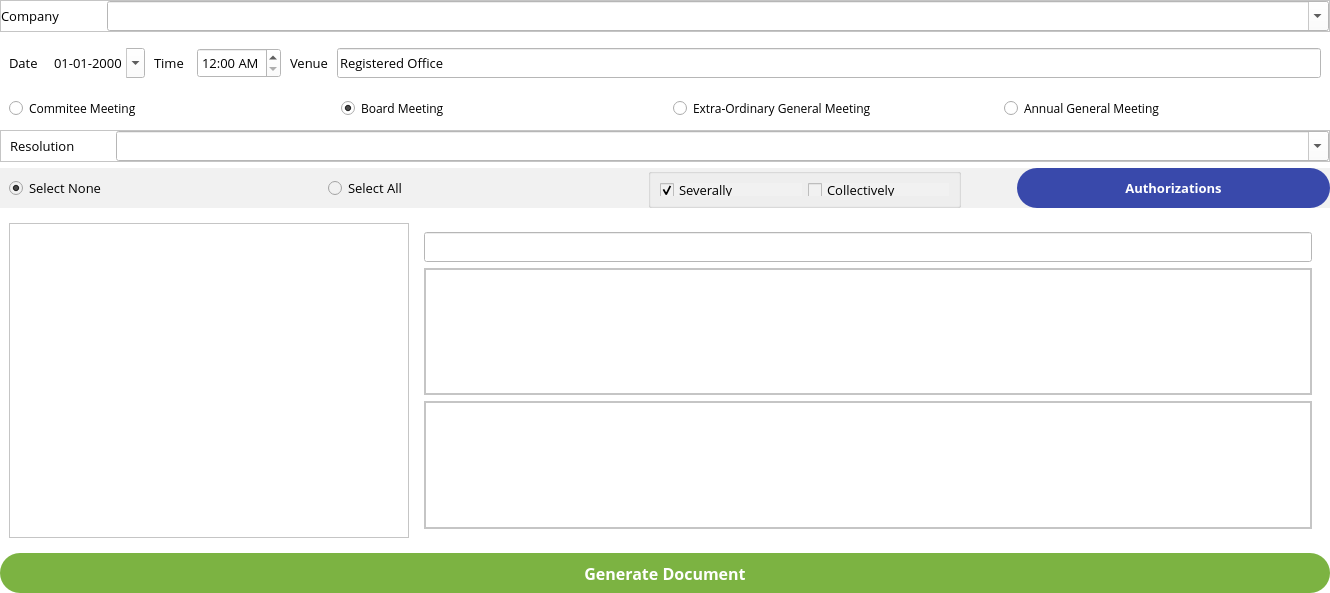
<?xml version="1.0" encoding="UTF-8"?>
<ui version="4.0">
 <class>Form</class>
 <widget class="QWidget" name="Form">
  <property name="geometry">
   <rect>
    <x>0</x>
    <y>0</y>
    <width>1330</width>
    <height>593</height>
   </rect>
  </property>
  <property name="windowTitle">
   <string>Quick Resolutions</string>
  </property>
  <property name="windowIcon">
   <iconset>
    <normaloff>../Icon/logo.png</normaloff>../Icon/logo.png</iconset>
  </property>
  <property name="styleSheet">
   <string notr="true">background-color: rgb(255, 255, 255);
color: rgb(0, 0, 0);</string>
  </property>
  <layout class="QGridLayout" name="gridLayout">
   <property name="leftMargin">
    <number>0</number>
   </property>
   <property name="topMargin">
    <number>0</number>
   </property>
   <property name="rightMargin">
    <number>0</number>
   </property>
   <property name="bottomMargin">
    <number>0</number>
   </property>
   <item row="3" column="0">
    <widget class="QWidget" name="widget" native="true">
     <property name="minimumSize">
      <size>
       <width>0</width>
       <height>50</height>
      </size>
     </property>
     <property name="maximumSize">
      <size>
       <width>16777215</width>
       <height>50</height>
      </size>
     </property>
     <property name="font">
      <font>
       <family>Open Sans</family>
       <pointsize>10</pointsize>
      </font>
     </property>
     <layout class="QHBoxLayout" name="horizontalLayout_4">
      <property name="spacing">
       <number>9</number>
      </property>
      <property name="leftMargin">
       <number>9</number>
      </property>
      <property name="topMargin">
       <number>9</number>
      </property>
      <property name="rightMargin">
       <number>9</number>
      </property>
      <property name="bottomMargin">
       <number>9</number>
      </property>
      <item>
       <widget class="QLabel" name="DateLabel">
        <property name="font">
         <font>
          <family>Open Sans</family>
          <pointsize>10</pointsize>
          <stylestrategy>PreferAntialias</stylestrategy>
         </font>
        </property>
        <property name="text">
         <string>Date </string>
        </property>
       </widget>
      </item>
      <item>
       <widget class="QDateEdit" name="DateSelection">
        <property name="minimumSize">
         <size>
          <width>0</width>
          <height>30</height>
         </size>
        </property>
        <property name="font">
         <font>
          <family>Open Sans</family>
          <pointsize>10</pointsize>
          <stylestrategy>PreferAntialias</stylestrategy>
         </font>
        </property>
        <property name="frame">
         <bool>false</bool>
        </property>
        <property name="buttonSymbols">
         <enum>QAbstractSpinBox::UpDownArrows</enum>
        </property>
        <property name="accelerated">
         <bool>false</bool>
        </property>
        <property name="correctionMode">
         <enum>QAbstractSpinBox::CorrectToPreviousValue</enum>
        </property>
        <property name="showGroupSeparator" stdset="0">
         <bool>true</bool>
        </property>
        <property name="currentSection">
         <enum>QDateTimeEdit::YearSection</enum>
        </property>
        <property name="displayFormat">
         <string>dd-MM-yyyy</string>
        </property>
        <property name="calendarPopup">
         <bool>true</bool>
        </property>
        <property name="currentSectionIndex">
         <number>2</number>
        </property>
       </widget>
      </item>
      <item>
       <widget class="QLabel" name="TimeLabel">
        <property name="font">
         <font>
          <family>Open Sans</family>
          <pointsize>10</pointsize>
          <stylestrategy>PreferAntialias</stylestrategy>
         </font>
        </property>
        <property name="text">
         <string>Time </string>
        </property>
       </widget>
      </item>
      <item>
       <widget class="QTimeEdit" name="TimeSelect">
        <property name="minimumSize">
         <size>
          <width>0</width>
          <height>30</height>
         </size>
        </property>
        <property name="font">
         <font>
          <family>Open Sans</family>
          <pointsize>10</pointsize>
          <stylestrategy>PreferAntialias</stylestrategy>
         </font>
        </property>
        <property name="frame">
         <bool>true</bool>
        </property>
        <property name="displayFormat">
         <string>h:mm AP</string>
        </property>
       </widget>
      </item>
      <item>
       <widget class="QLabel" name="VenueLabel">
        <property name="font">
         <font>
          <family>Open Sans</family>
          <pointsize>10</pointsize>
          <stylestrategy>PreferAntialias</stylestrategy>
         </font>
        </property>
        <property name="text">
         <string>Venue</string>
        </property>
       </widget>
      </item>
      <item>
       <widget class="QLineEdit" name="VenueSelect">
        <property name="minimumSize">
         <size>
          <width>0</width>
          <height>30</height>
         </size>
        </property>
        <property name="font">
         <font>
          <family>Open Sans</family>
          <pointsize>10</pointsize>
          <stylestrategy>PreferAntialias</stylestrategy>
         </font>
        </property>
        <property name="text">
         <string>Registered Office</string>
        </property>
       </widget>
      </item>
     </layout>
    </widget>
   </item>
   <item row="7" column="0">
    <widget class="QWidget" name="FieldView" native="true">
     <layout class="QGridLayout" name="gridLayout_4">
      <item row="0" column="0">
       <widget class="QScrollArea" name="Variables">
        <property name="maximumSize">
         <size>
          <width>400</width>
          <height>16777215</height>
         </size>
        </property>
        <property name="widgetResizable">
         <bool>true</bool>
        </property>
        <widget class="QWidget" name="variblesView">
         <property name="geometry">
          <rect>
           <x>0</x>
           <y>0</y>
           <width>398</width>
           <height>313</height>
          </rect>
         </property>
         <layout class="QVBoxLayout" name="verticalLayout_3"/>
        </widget>
       </widget>
      </item>
      <item row="0" column="1">
       <widget class="QWidget" name="widget_4" native="true">
        <layout class="QVBoxLayout" name="verticalLayout">
         <item>
          <widget class="QLineEdit" name="Title">
           <property name="minimumSize">
            <size>
             <width>0</width>
             <height>30</height>
            </size>
           </property>
           <property name="maximumSize">
            <size>
             <width>16777215</width>
             <height>30</height>
            </size>
           </property>
          </widget>
         </item>
         <item>
          <widget class="QScrollArea" name="scrollArea_2">
           <property name="widgetResizable">
            <bool>true</bool>
           </property>
           <widget class="QWidget" name="scrollAreaWidgetContents_2">
            <property name="geometry">
             <rect>
              <x>0</x>
              <y>0</y>
              <width>886</width>
              <height>125</height>
             </rect>
            </property>
            <layout class="QGridLayout" name="gridLayout_6">
             <property name="leftMargin">
              <number>0</number>
             </property>
             <property name="topMargin">
              <number>0</number>
             </property>
             <property name="rightMargin">
              <number>0</number>
             </property>
             <property name="bottomMargin">
              <number>0</number>
             </property>
             <item row="0" column="0">
              <widget class="QTextEdit" name="NarrationPreview">
               <property name="font">
                <font>
                 <family>Open Sans</family>
                 <pointsize>11</pointsize>
                 <stylestrategy>PreferAntialias</stylestrategy>
                </font>
               </property>
              </widget>
             </item>
            </layout>
           </widget>
          </widget>
         </item>
         <item>
          <widget class="QScrollArea" name="scrollArea_3">
           <property name="widgetResizable">
            <bool>true</bool>
           </property>
           <widget class="QWidget" name="scrollAreaWidgetContents_3">
            <property name="geometry">
             <rect>
              <x>0</x>
              <y>0</y>
              <width>886</width>
              <height>126</height>
             </rect>
            </property>
            <layout class="QGridLayout" name="gridLayout_5">
             <property name="leftMargin">
              <number>0</number>
             </property>
             <property name="topMargin">
              <number>0</number>
             </property>
             <property name="rightMargin">
              <number>0</number>
             </property>
             <property name="bottomMargin">
              <number>0</number>
             </property>
             <item row="0" column="0">
              <widget class="QTextEdit" name="ResolutionPreview">
               <property name="font">
                <font>
                 <family>Open Sans</family>
                 <pointsize>11</pointsize>
                 <stylestrategy>PreferAntialias</stylestrategy>
                </font>
               </property>
              </widget>
             </item>
            </layout>
           </widget>
          </widget>
         </item>
        </layout>
       </widget>
      </item>
     </layout>
    </widget>
   </item>
   <item row="5" column="0">
    <widget class="QFrame" name="Resolutions">
     <property name="maximumSize">
      <size>
       <width>16777215</width>
       <height>32</height>
      </size>
     </property>
     <property name="font">
      <font>
       <family>Open Sans</family>
       <pointsize>10</pointsize>
      </font>
     </property>
     <property name="frameShape">
      <enum>QFrame::StyledPanel</enum>
     </property>
     <property name="frameShadow">
      <enum>QFrame::Raised</enum>
     </property>
     <layout class="QHBoxLayout" name="horizontalLayout">
      <property name="leftMargin">
       <number>9</number>
      </property>
      <property name="topMargin">
       <number>0</number>
      </property>
      <property name="rightMargin">
       <number>0</number>
      </property>
      <property name="bottomMargin">
       <number>0</number>
      </property>
      <item>
       <widget class="QLabel" name="ResolutionsLabel">
        <property name="maximumSize">
         <size>
          <width>100</width>
          <height>20</height>
         </size>
        </property>
        <property name="font">
         <font>
          <family>Open Sans</family>
          <pointsize>10</pointsize>
          <stylestrategy>PreferAntialias</stylestrategy>
         </font>
        </property>
        <property name="text">
         <string>Resolution</string>
        </property>
       </widget>
      </item>
      <item>
       <widget class="QComboBox" name="ResolutionType">
        <property name="minimumSize">
         <size>
          <width>0</width>
          <height>30</height>
         </size>
        </property>
        <property name="font">
         <font>
          <family>Open Sans</family>
          <pointsize>10</pointsize>
          <stylestrategy>PreferAntialias</stylestrategy>
         </font>
        </property>
        <property name="editable">
         <bool>true</bool>
        </property>
        <property name="currentText">
         <string/>
        </property>
        <property name="frame">
         <bool>true</bool>
        </property>
       </widget>
      </item>
     </layout>
    </widget>
   </item>
   <item row="8" column="0">
    <widget class="QWidget" name="ButtonGroup" native="true">
     <property name="minimumSize">
      <size>
       <width>0</width>
       <height>40</height>
      </size>
     </property>
     <property name="maximumSize">
      <size>
       <width>16777215</width>
       <height>40</height>
      </size>
     </property>
     <property name="font">
      <font>
       <family>Open Sans</family>
       <pointsize>10</pointsize>
      </font>
     </property>
     <layout class="QHBoxLayout" name="horizontalLayout_3">
      <property name="leftMargin">
       <number>0</number>
      </property>
      <property name="topMargin">
       <number>0</number>
      </property>
      <property name="rightMargin">
       <number>0</number>
      </property>
      <property name="bottomMargin">
       <number>0</number>
      </property>
      <item>
       <widget class="QPushButton" name="GenerateDoc">
        <property name="sizePolicy">
         <sizepolicy hsizetype="Minimum" vsizetype="Expanding">
          <horstretch>0</horstretch>
          <verstretch>0</verstretch>
         </sizepolicy>
        </property>
        <property name="font">
         <font>
          <family>Open Sans</family>
          <pointsize>12</pointsize>
          <weight>75</weight>
          <bold>true</bold>
          <stylestrategy>PreferAntialias</stylestrategy>
         </font>
        </property>
        <property name="styleSheet">
         <string notr="true">color: rgb(255, 255, 255);
background-color:rgb(124,179,66);
border-radius:20</string>
        </property>
        <property name="text">
         <string>Generate Document</string>
        </property>
       </widget>
      </item>
     </layout>
    </widget>
   </item>
   <item row="0" column="0">
    <widget class="QFrame" name="CompanyWidget">
     <property name="maximumSize">
      <size>
       <width>16777215</width>
       <height>32</height>
      </size>
     </property>
     <property name="font">
      <font>
       <family>Open Sans</family>
       <pointsize>10</pointsize>
      </font>
     </property>
     <property name="frameShape">
      <enum>QFrame::StyledPanel</enum>
     </property>
     <property name="frameShadow">
      <enum>QFrame::Raised</enum>
     </property>
     <layout class="QHBoxLayout" name="horizontalLayout_2">
      <property name="leftMargin">
       <number>0</number>
      </property>
      <property name="topMargin">
       <number>0</number>
      </property>
      <property name="rightMargin">
       <number>0</number>
      </property>
      <property name="bottomMargin">
       <number>0</number>
      </property>
      <item>
       <widget class="QLabel" name="CompanyLabel">
        <property name="maximumSize">
         <size>
          <width>100</width>
          <height>20</height>
         </size>
        </property>
        <property name="font">
         <font>
          <family>Open Sans</family>
          <pointsize>10</pointsize>
          <stylestrategy>PreferAntialias</stylestrategy>
         </font>
        </property>
        <property name="text">
         <string>Company</string>
        </property>
       </widget>
      </item>
      <item>
       <widget class="QComboBox" name="CompanySelection">
        <property name="minimumSize">
         <size>
          <width>0</width>
          <height>30</height>
         </size>
        </property>
        <property name="font">
         <font>
          <family>Open Sans</family>
          <pointsize>10</pointsize>
          <stylestrategy>PreferAntialias</stylestrategy>
         </font>
        </property>
        <property name="styleSheet">
         <string notr="true"/>
        </property>
        <property name="editable">
         <bool>true</bool>
        </property>
        <property name="modelColumn">
         <number>0</number>
        </property>
       </widget>
      </item>
     </layout>
    </widget>
   </item>
   <item row="6" column="0">
    <widget class="QWidget" name="widget_2" native="true">
     <property name="minimumSize">
      <size>
       <width>0</width>
       <height>40</height>
      </size>
     </property>
     <property name="maximumSize">
      <size>
       <width>16777215</width>
       <height>50</height>
      </size>
     </property>
     <property name="font">
      <font>
       <family>Open Sans</family>
       <pointsize>10</pointsize>
      </font>
     </property>
     <property name="styleSheet">
      <string notr="true">background-color: rgb(241, 241, 241);</string>
     </property>
     <layout class="QGridLayout" name="gridLayout_2">
      <property name="leftMargin">
       <number>9</number>
      </property>
      <property name="topMargin">
       <number>0</number>
      </property>
      <property name="rightMargin">
       <number>0</number>
      </property>
      <property name="bottomMargin">
       <number>0</number>
      </property>
      <item row="0" column="7">
       <widget class="QPushButton" name="Authorizaton">
        <property name="sizePolicy">
         <sizepolicy hsizetype="Minimum" vsizetype="Expanding">
          <horstretch>0</horstretch>
          <verstretch>0</verstretch>
         </sizepolicy>
        </property>
        <property name="font">
         <font>
          <family>Open Sans</family>
          <pointsize>10</pointsize>
          <weight>75</weight>
          <bold>true</bold>
          <stylestrategy>PreferAntialias</stylestrategy>
         </font>
        </property>
        <property name="styleSheet">
         <string notr="true">background-color: rgb(57,73,171);
color: rgb(255, 255, 255);
border-radius:20</string>
        </property>
        <property name="text">
         <string>Authorizations</string>
        </property>
       </widget>
      </item>
      <item row="0" column="4">
       <widget class="QRadioButton" name="SelectAll">
        <property name="font">
         <font>
          <family>Open Sans</family>
          <pointsize>10</pointsize>
          <stylestrategy>PreferAntialias</stylestrategy>
         </font>
        </property>
        <property name="text">
         <string>Select All</string>
        </property>
       </widget>
      </item>
      <item row="0" column="0">
       <widget class="QRadioButton" name="SelectNone">
        <property name="font">
         <font>
          <family>Open Sans</family>
          <pointsize>10</pointsize>
          <stylestrategy>PreferAntialias</stylestrategy>
         </font>
        </property>
        <property name="text">
         <string>Select None</string>
        </property>
        <property name="checked">
         <bool>true</bool>
        </property>
       </widget>
      </item>
      <item row="0" column="6">
       <spacer name="horizontalSpacer">
        <property name="font">
         <font>
          <family>Open Sans</family>
          <pointsize>10</pointsize>
         </font>
        </property>
        <property name="orientation">
         <enum>Qt::Horizontal</enum>
        </property>
        <property name="sizeType">
         <enum>QSizePolicy::Fixed</enum>
        </property>
        <property name="sizeHint" stdset="0">
         <size>
          <width>50</width>
          <height>20</height>
         </size>
        </property>
       </spacer>
      </item>
      <item row="0" column="5">
       <widget class="QGroupBox" name="groupBox_3">
        <layout class="QGridLayout" name="gridLayout_3">
         <item row="0" column="0">
          <widget class="QCheckBox" name="Severally">
           <property name="font">
            <font>
             <family>Open Sans</family>
             <pointsize>10</pointsize>
             <stylestrategy>PreferAntialias</stylestrategy>
            </font>
           </property>
           <property name="text">
            <string>Severally</string>
           </property>
           <property name="checked">
            <bool>true</bool>
           </property>
           <property name="autoExclusive">
            <bool>true</bool>
           </property>
          </widget>
         </item>
         <item row="0" column="1">
          <widget class="QCheckBox" name="Collectively">
           <property name="font">
            <font>
             <family>Open Sans</family>
             <pointsize>10</pointsize>
             <stylestrategy>PreferAntialias</stylestrategy>
            </font>
           </property>
           <property name="text">
            <string>Collectively</string>
           </property>
           <property name="checked">
            <bool>false</bool>
           </property>
           <property name="autoExclusive">
            <bool>true</bool>
           </property>
          </widget>
         </item>
        </layout>
       </widget>
      </item>
     </layout>
    </widget>
   </item>
   <item row="4" column="0">
    <widget class="QWidget" name="widget_3" native="true">
     <property name="minimumSize">
      <size>
       <width>0</width>
       <height>30</height>
      </size>
     </property>
     <property name="maximumSize">
      <size>
       <width>16777215</width>
       <height>30</height>
      </size>
     </property>
     <property name="font">
      <font>
       <family>Open Sans</family>
       <stylestrategy>PreferAntialias</stylestrategy>
      </font>
     </property>
     <layout class="QHBoxLayout" name="horizontalLayout_5">
      <property name="leftMargin">
       <number>9</number>
      </property>
      <property name="topMargin">
       <number>0</number>
      </property>
      <property name="rightMargin">
       <number>0</number>
      </property>
      <property name="bottomMargin">
       <number>0</number>
      </property>
      <item>
       <widget class="QRadioButton" name="Committee">
        <property name="font">
         <font>
          <family>Open Sans</family>
          <stylestrategy>PreferAntialias</stylestrategy>
         </font>
        </property>
        <property name="text">
         <string>Commitee Meeting</string>
        </property>
       </widget>
      </item>
      <item>
       <widget class="QRadioButton" name="BoardMeeting">
        <property name="font">
         <font>
          <family>Open Sans</family>
          <stylestrategy>PreferAntialias</stylestrategy>
         </font>
        </property>
        <property name="text">
         <string>Board Meeting</string>
        </property>
        <property name="checked">
         <bool>true</bool>
        </property>
       </widget>
      </item>
      <item>
       <widget class="QRadioButton" name="EGM">
        <property name="font">
         <font>
          <family>Open Sans</family>
          <stylestrategy>PreferAntialias</stylestrategy>
         </font>
        </property>
        <property name="text">
         <string>Extra-Ordinary General Meeting</string>
        </property>
       </widget>
      </item>
      <item>
       <widget class="QRadioButton" name="AGM">
        <property name="font">
         <font>
          <family>Open Sans</family>
          <stylestrategy>PreferAntialias</stylestrategy>
         </font>
        </property>
        <property name="text">
         <string>Annual General Meeting</string>
        </property>
       </widget>
      </item>
     </layout>
    </widget>
   </item>
  </layout>
 </widget>
 <tabstops>
  <tabstop>CompanySelection</tabstop>
  <tabstop>DateSelection</tabstop>
  <tabstop>TimeSelect</tabstop>
  <tabstop>VenueSelect</tabstop>
  <tabstop>ResolutionType</tabstop>
  <tabstop>SelectNone</tabstop>
  <tabstop>SelectAll</tabstop>
  <tabstop>Severally</tabstop>
  <tabstop>Collectively</tabstop>
  <tabstop>Authorizaton</tabstop>
  <tabstop>GenerateDoc</tabstop>
 </tabstops>
 <resources/>
 <connections/>
</ui>
